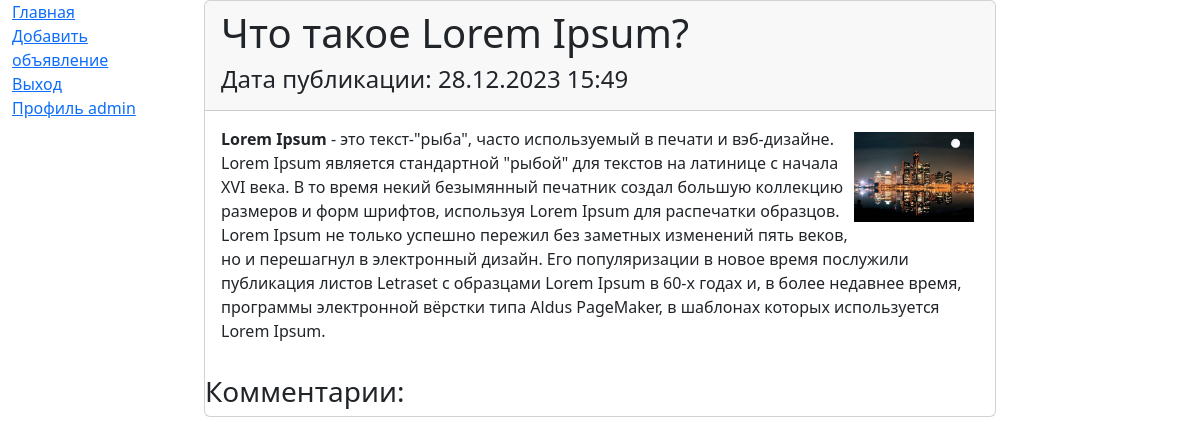
The app's page /app/private/2/ (signed in), older data.
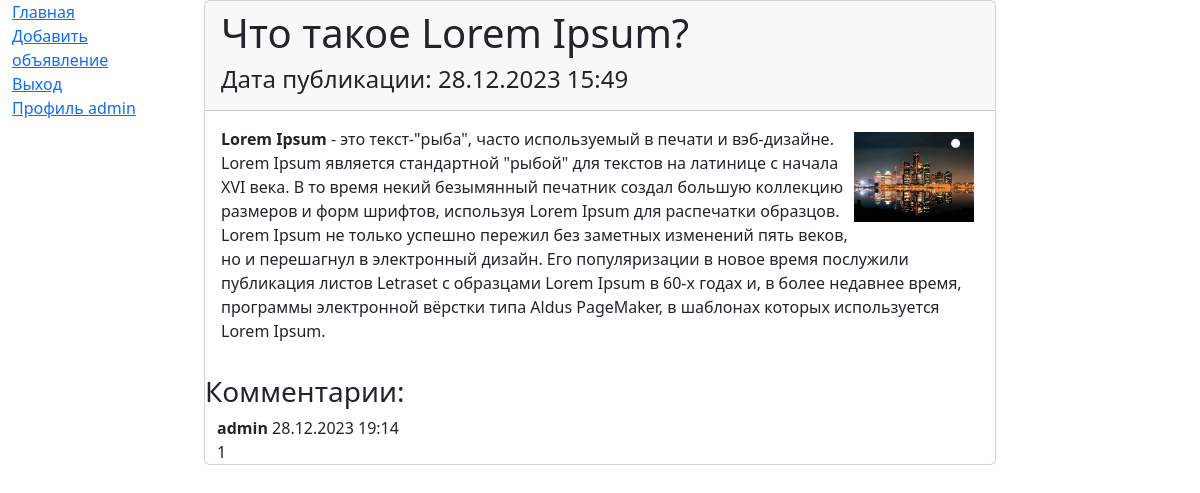
The same page, newer data.
### app/models.py (models this page shows, shortened)
class Post(models.Model):
    linkedAuthor = models.ForeignKey(Author, on_delete=models.CASCADE)
    TANKS = "T"
    HEALERS = "H"
    DD = "D"
    SELLERS = "S"
    GUILD_MASTERS = "G"
    QUEST_GIVERS = "Q"
    BLACKSMITHS = "B"
    TANNERS = "T"
    POTION_MASTERS = "P"
    CAST_SPELLERS = "C"
    NO_ONE = "N"
    CATEGORY_CHOICES = (
        (TANKS, 'Танки'),
        (HEALERS, 'Хилы'),
        (DD, 'ДД'),
        (SELLERS, 'Торговцы'),
        (GUILD_MASTERS, 'Гилдмастеры'),
        (QUEST_GIVERS, 'Квестгиверы'),
        (BLACKSMITHS, 'Кузнецы'),
        (TANNERS, 'Кожевники'),
        (POTION_MASTERS, 'Зельевары'),
        (CAST_SPELLERS, 'Мастера заклинаний'),
        (NO_ONE, 'Никто')
    )
    categoryType = models.CharField(max_length=2, choices=CATEGORY_CHOICES, default=NO_ONE)
    title = models.CharField(max_length=50, unique=True, verbose_name="Заголовок")
    content = RichTextUploadingField(verbose_name="Сообщение")
    dateCreation = models.DateTimeField(auto_now_add=True)

class Comment(models.Model):
    linkedPost = models.ForeignKey(Post, on_delete=models.CASCADE, blank=True, null=True, related_name='linkedComments')
    linkedUser = models.ForeignKey(User, on_delete=models.CASCADE)
    parent = models.ForeignKey('self', on_delete=models.SET_NULL, blank=True, null=True, related_name="commented")
    acceptedBy = models.ForeignKey(User, on_delete=models.SET_NULL, blank=True, null=True, related_name="accepted")
    commentText = models.TextField()
    dateCreation = models.DateTimeField(auto_now_add=True)
    familyTree = models.CharField(max_length=500, blank=True, null=True)
    is_deleted = models.BooleanField(null=False, default=False)
    def get_offset(self):
        x = len(str(self.familyTree).split("-")) - 2
        return 5 if x > 5 else x
    def get_col(self):
        return 12 - self.get_offset()

### app/views.py (the view)
# urls.py: path('private/<int:pk>/', PrivateDetailView.as_view(), name='private_post'),
class PrivateDetailView(LoginRequiredMixin, DetailView):
    template_name = 'app/private_post.html'
    model = Post
    context_object_name = 'post'
    paginate_by = 15
    def get_context_data(self, **kwargs):
        context = super().get_context_data(**kwargs)
        context['comments'] = (
            Comment.objects
            .filter(linkedPost__id=self.kwargs['pk'])
            .order_by('familyTree')
        )
        return context

### templates/app/private_post.html (shortened to what this page needs)
{% extends 'default.html' %}
{% block content %}
    <div class="card">
        {% if post %}
            <div class="card-header">
                <h1>{{ post.title }}</h1>
                <h4>Дата публикации: {{ post.dateCreation|date:'d.m.Y H:i' }}</h4>
            </div>
            <div class="card-body">
                {{post.content|safe}}
            </div>
            <h3>Комментарии:</h3>
            <div class="container">
                {% if comments %}
                    {% for c in comments %}
                        <div class="row">
                            <div class="col-lg-{{ c.get_col }} offset-lg-{{ c.get_offset }}">
                                <div class="panel panel-default">
                                    <div class="panel-heading">
                                        <b>{{ c.linkedUser.username }}</b>&nbsp;{{ c.dateCreation|date:'d.m.Y H:i' }}
                                    </div>
                                    {% if not c.is_deleted %}
                                        <div class="panel-body">
                                            {{ c.commentText }}
                                        </div>
                                    {% else %}
                                        <div class="panel-body">
                                            ...комментарий удалён...
                                        </div>
                                    {% endif %}
                                </div>
                            </div>
                        </div>
                    {% endfor %}
                {% endif %}
            </div>
        {% else %}
            <p>потерялась...</p>
        {% endif %}
    </div>
{% endblock content %}

### templates/default.html (shortened to what this page needs)
{% load static %}
{% load own_tags %}
<!DOCTYPE html>
<html lang="en">
<head>
    <link href="https://cdn.jsdelivr.net/npm/bootstrap@5.3.2/dist/css/bootstrap.min.css" rel="stylesheet">
</head>
<body>
    <div class="row">
        <aside class="col-lg-2">
            <div class="container">
                <ul class="nav navbar-nav">
                    <li><a href="{% url 'home' %}">Главная</a></li>
                    {% if user.is_authenticated %}
                       <li><a href="{% url 'post_create' %}">Добавить объявление</a></li>
                       <li><a href="{% url 'logout' %}">Выход</a></li>
                       <li><a href="{% url 'private' %}">Профиль {{ user }}</a></li>
                    {% else %}
                       <li><a href="{% url 'login' %}">Вход</a></li>
                       <li><a href="{% url 'signup' %}">Регистрация</a></li>
                    {% endif %}
                </ul>
            </div>
        </aside>
        <main class="col-lg-8">
            {% block content %}
            {% endblock content %}
        </main>
    </div>
</body>
</html>

Row changes from the older to the newer data that the page shows:
added Comment: linkedUser.username "admin", dateCreation "28.12.2023 19:14", commentText "1"
